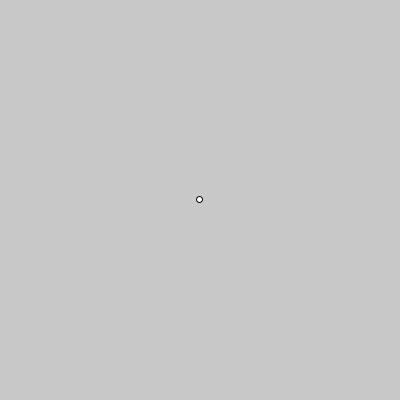
Frame 1 (no input)
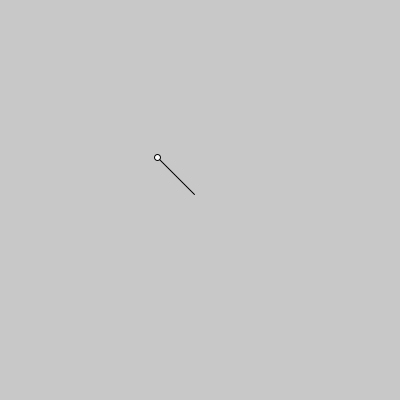
Frame 60 (the mouse pressed at the canvas centre just before this capture)
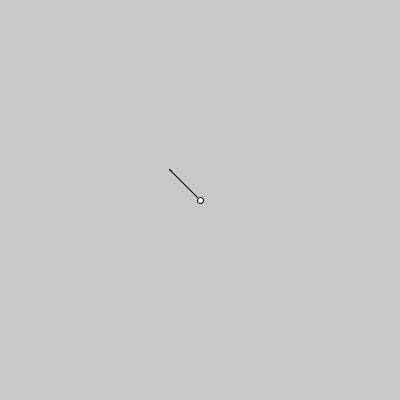
Frame 120 (the mouse held since frame 60 and released just before this capture)

The Processing sketch that drew these frames (run headless with seeded random() and noise(); from frame 60 on, the mouse is pressed at the canvas centre):

// Processing sketch: bichines
// ── bichines.pde
bichin b;

void setup() {
  size(400, 400);
  b = new bichin(width/2, height/2);
}

void draw() {
  background(200);
  b.mover(mouseX, mouseY);
  b.act();
}

class bichin {
  float x, y, des;
  Punto col[];
  int larCol = 20, vel = 1;
  bichin(float nx, float ny) {
    x = nx;
    y = ny;
    des = 0;
    col = new Punto[larCol];
    for (int i = 0; i < larCol; i++) {
      col[i] = new Punto(x, y);
    }
  }
  void act() {
    for (int i = 1; i < larCol; i++) {
      float dis = dist(col[i].x, col[i].y, col[i-1].x, col[i-1].y);
      if (dis > vel) {
        float ang = atan2(col[i-1].y-col[i].y, col[i-1].x-col[i].x);
        float vel = dis/4;
        col[i].x += cos(ang)*vel;
        col[i].y += sin(ang)*vel;
      }
      line(col[i].x, col[i].y, col[i-1].x, col[i-1].y);
    }
    ellipse(x, y, 6, 6);
  }
  void mover(float mx, float my) {
    float dis = dist(mx, my, x, y);
    if ( dis > vel) {
      float ang = atan2(my-y, mx-x);
      x += cos(ang)*vel;
      y += sin(ang)*vel;
    }
    col[0].x = x;
    col[0].y = y;
  }
}

class Punto {
  float x, y; 
  Punto(float nx, float ny) {
    x = nx;
    y = ny;
  }
}
